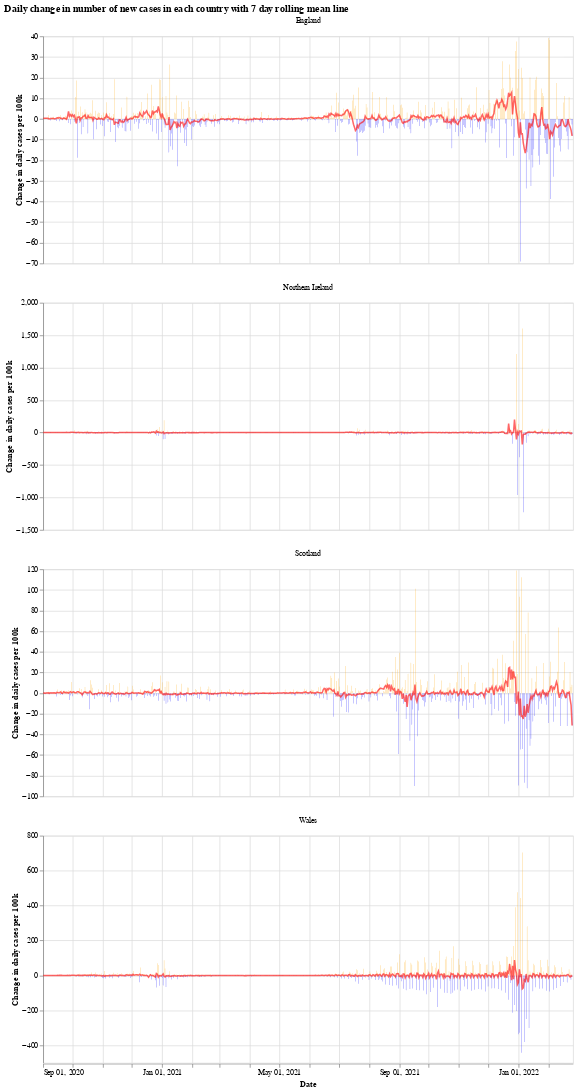

Notebook source saved alongside this figure:
### Markdown cell above
We will use the Python library `Altair` for visualising the data, see the [altair docs](https://altair-viz.github.io/) for more information.

First we have a graph which shows the daily change in the number of new cases for each country. This number jumps up and down all over the place, which is likely due to delay in reporting of new cases over the weekend. Another interesting thing is that it looks like the daily cases in Wales experienced a much shorter period of calm over the summer (calm in the sense of daily cases not jumping up and down).

The orange bars are days when the number of new cases (per 100k population) was more than the previous day, while the blue are days when the number of new cases dropped. The red line is the 7 day moving average. 

When the moving average line is below 0, it means that there is a consistent drop in new cases. We can see this clearly happening around the times that lockdowns were introduced (though, to varying degrees). I will update the graphs soon with a marker of when each lockdown started.

### Code cell
# collapse
import altair as alt

bars = alt.Chart(uk_cases).mark_bar().encode(
    x=alt.X("yearmonthdate(date):T", axis=alt.Axis(title='Date')),
    y=alt.Y("casesChangeRate:Q", axis=alt.Axis(title='Change in daily cases per 100k')),
    tooltip='casesChange',
    color=alt.condition(
        alt.datum.casesChangeRate > 0,
        alt.value("orange"),  # The positive color
        alt.value("blue")  # The negative color
    )
).properties(title='Daily change in number of new cases with 7 day rolling mean',width=700).interactive()

line = alt.Chart(uk_cases).mark_line(
    color='red',
    size=2,
    opacity=0.6
).transform_window(
    rolling_mean='mean(casesChangeRate)',
    frame=[0, 7],
    groupby=['areaName']
).encode(
    x='yearmonthdate(date):T',
    y='rolling_mean:Q'
)

alt.layer(bars, line, data=uk_cases).facet(alt.Column(
    'areaName', title=''), columns=1).resolve_scale(y='independent').properties(title='Daily change in number of new cases in each country with 7 day rolling mean line')

### Figure 1 — Vega-Lite specification as saved in the notebook (floating-point values rounded to 4 significant figures; data arrays with more than 128 entries replaced by an {"elided": "..."} marker saying what was removed)
{"config": {"view": {"continuousWidth": 400, "continuousHeight": 300}}, "data": {"name": "data-777aea4c22c69a43310a4f8d829cbfca"}, "facet": {"type": "nominal", "field": "areaName", "title": ""}, "spec": {"layer": [{"mark": "bar", "encoding": {"color": {"condition": {"value": "orange", "test": "(datum.casesChangeRate > 0)"}, "value": "blue"}, "tooltip": {"type": "quantitative", "field": "casesChange"}, "x": {"type": "temporal", "axis": {"title": "Date"}, "field": "date", "timeUnit": "yearmonthdate"}, "y": {"type": "quantitative", "axis": {"title": "Change in daily cases per 100k"}, "field": "casesChangeRate"}}, "selection": {"selector001": {"type": "interval", "bind": "scales", "encodings": ["x", "y"]}}, "title": "Daily change in number of new cases with 7 day rolling mean", "width": 700}, {"mark": {"type": "line", "color": "red", "opacity": 0.6, "size": 2}, "encoding": {"x": {"type": "temporal", "field": "date", "timeUnit": "yearmonthdate"}, "y": {"type": "quantitative", "field": "rolling_mean"}}, "transform": [{"window": [{"op": "mean", "field": "casesChangeRate", "as": "rolling_mean"}], "frame": [0, 7], "groupby": ["areaName"]}]}]}, "columns": 1, "resolve": {"scale": {"y": "independent"}}, "title": "Daily change in number of new cases in each country with 7 day rolling mean line", "$schema": "https://vega.github.io/schema/vega-lite/v4.8.1.json", "datasets": {"data-777aea4c22c69a43310a4f8d829cbfca": {"elided": "2172 records"}}}
